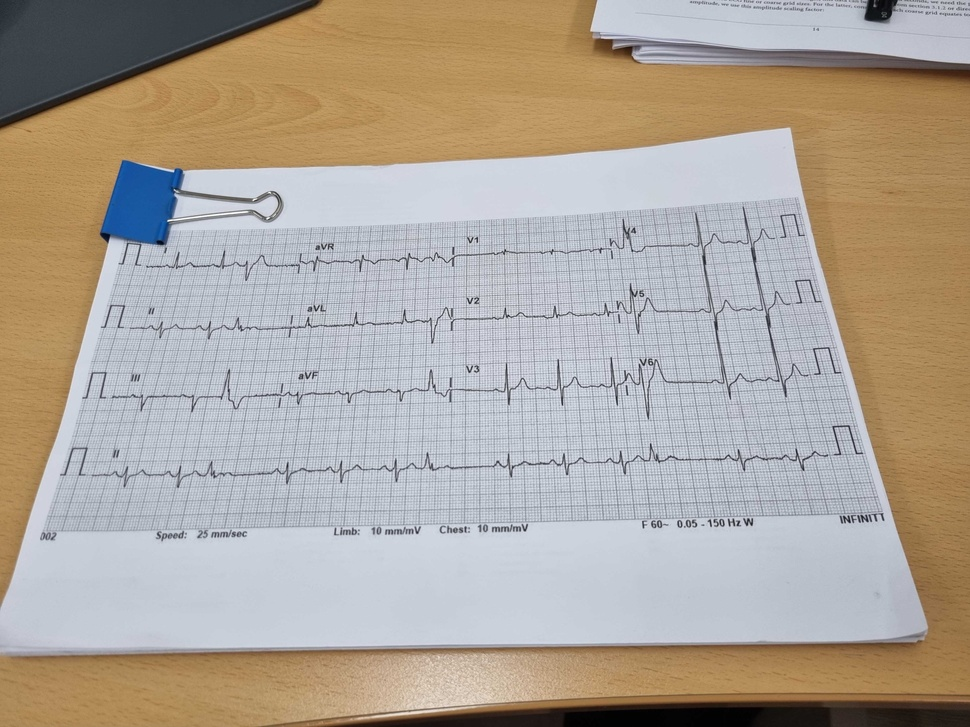
#> input picture shadow/picture.jpg, 970 x 727 px, shrunk from 4032 x 3024 before the run, found by its file name
$ python make_shadow.py
#> lines starting #> are read from the running program, lines starting #| are printed output that depends on the picture
### shadow/spot_shadow.py
import cv2
import numpy as np
import random
from scipy.stats import norm

def generate_spot_light_mask(mask_size,
                             position=None,
                             max_brightness=255,
                             min_brightness=0,
                             mode="gaussian",
                             linear_decay_rate=None,
                             speedup=False):
    """
    Generate decayed light mask generated by spot light given position, direction. Multiple spotlights are accepted.
    Args:
        mask_size: tuple of integers (w, h) defining generated mask size
        position: list of tuple of integers (x, y) defining the center of spotlight light position,
                  which is the reference point during rotating
        max_brightness: integer that max brightness in the mask
        min_brightness: integer that min brightness in the mask
        mode: the way that brightness decay from max to min: linear or gaussian
        linear_decay_rate: only valid in linear_static mode. Suggested value is within [0.2, 2]
        speedup: use `shrinkage then expansion` strategy to speed up vale calculation
    Return:
        light_mask: ndarray in float type consisting value from max_brightness to min_brightness. If in 'linear' mode
                    minimum value could be smaller than given min_brightness.
    """
    if position is None:
        position = [(random.randint(0, mask_size[0]), random.randint(0, mask_size[1]))]
    if linear_decay_rate is None:
        if mode == "linear_static":
            linear_decay_rate = random.uniform(0.25, 1)
    assert mode in ["linear", "gaussian"], \
        "mode must be linear_dynamic, linear_static or gaussian"
    mask = np.zeros(shape=(mask_size[1], mask_size[0]), dtype=np.float32)
    if mode == "gaussian":
        mu = np.sqrt(mask.shape[0]**2+mask.shape[1]**2)
        dev = mu / 3.5
        mask = _decay_value_radically_norm_in_matrix(mask_size, position, max_brightness, min_brightness, dev)
    mask = np.asarray(mask, dtype=np.uint8)
    # add median blur
    mask = cv2.medianBlur(mask, 5)
    mask = 255 - mask
    # cv2.imshow("mask", mask)
    # cv2.waitKey(0)
    return mask

def _decay_value_radically_norm_in_matrix(mask_size, centers, max_value, min_value, dev):
    """
    _decay_value_radically_norm function in matrix format
    """
    center_prob = norm.pdf(0, 0, dev)
    x_value_rate = np.zeros((mask_size[1], mask_size[0]))
    for center in centers:
        coord_x = np.arange(mask_size[0])
        coord_y = np.arange(mask_size[1])
        xv, yv = np.meshgrid(coord_x, coord_y)
        dist_x = xv - center[0]
        dist_y = yv - center[1]
        dist = np.sqrt(np.power(dist_x, 2) + np.power(dist_y, 2))
        x_value_rate += norm.pdf(dist, 0, dev) / center_prob
    mask = x_value_rate * (max_value - min_value) + min_value
    mask[mask > 255] = 255
    return mask

# [14 lines left out: function _decay_value_radically_norm, not called in this run]

def add_spot_light(image, light_position=None, max_brightness=255, min_brightness=0,
                   mode='gaussian', linear_decay_rate=None, transparency=None):
    """
    Add mask generated from spot light to given image
    """
#> called with image = './shadow/picture.jpg', max_brightness = 255, min_brightness = 0, mode = 'gaussian'
    if transparency is None:
        transparency = random.uniform(0.5, 0.85)
    frame = cv2.imread(image)
#> frame is the input picture: shape (727, 970, 3); mean B, G, R 153.7, 164.5, 173.6
    height, width, _ = frame.shape
#> height = 727; width = 970
    hsv = cv2.cvtColor(frame, cv2.COLOR_BGR2HSV)
#> hsv: shape (727, 970, 3); mean H, S, V 73.8, 61.1, 184
    mask = generate_spot_light_mask(mask_size=(width, height),
                                    position=light_position,
                                    max_brightness=max_brightness,
                                    min_brightness=min_brightness,
                                    mode=mode,
                                    linear_decay_rate=linear_decay_rate)
    hsv[:, :, 2] = hsv[:, :, 2] * transparency + mask * (1 - transparency)
#> hsv: shape (727, 970, 3); mean H, S, V 73.8, 61.1, 170.9
    frame = cv2.cvtColor(hsv, cv2.COLOR_HSV2BGR)
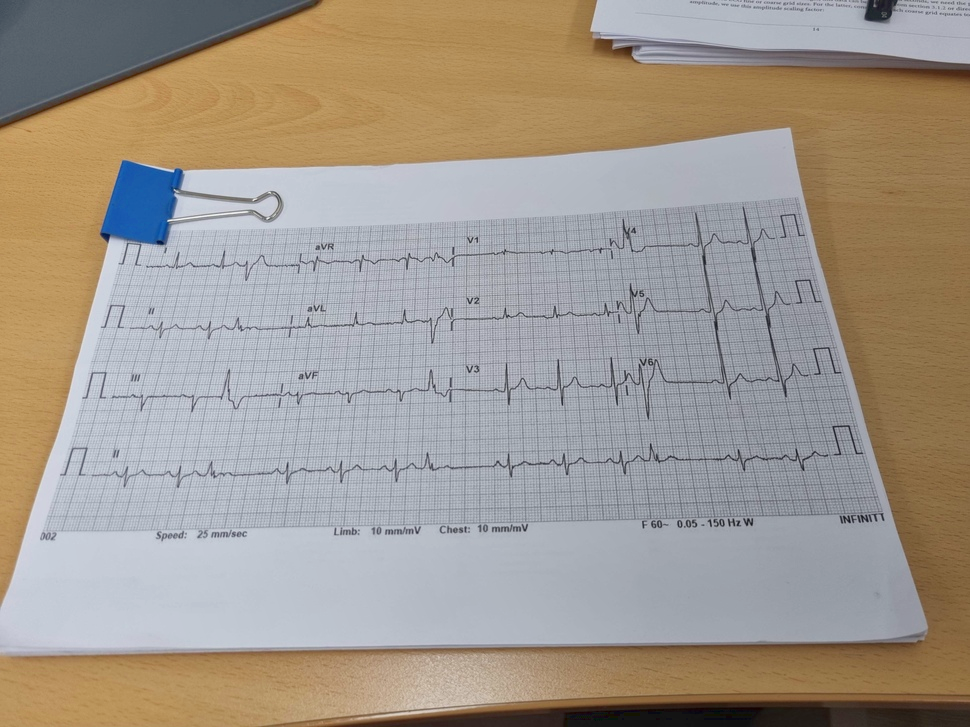
#> frame: shape (727, 970, 3); mean B, G, R 141.7, 152.1, 160.9
    frame[frame > 255] = 255
    frame = np.asarray(frame, dtype=np.uint8)
    return frame

### shadow/parallel_shadow.py
import cv2
import numpy as np
import random
from scipy.stats import norm


def _decayed_value_in_norm(x, max_value, min_value, center, range):
    """
    decay from max value to min value following Gaussian/Normal distribution
    """
    radius = range / 3
    center_prob = norm.pdf(center, center, radius)
    x_prob = norm.pdf(x, center, radius)
    x_value = (x_prob / center_prob) * (max_value - min_value) + min_value
    return x_value

# [8 lines left out: function _decayed_value_in_linear, not called in this run]

def generate_parallel_light_mask(mask_size,
                                 position=None,
                                 direction=None,
                                 max_brightness=255,
                                 min_brightness=0,
                                 mode="gaussian",
                                 linear_decay_rate=None):
    """
    Generate decayed light mask generated by light strip given its position, direction
    Args:
        mask_size: tuple of integers (w, h) defining generated mask size
        position: tuple of integers (x, y) defining the center of light strip position,
                  which is the reference point during rotating
        direction: integer from 0 to 360 to indicate the rotation degree of light strip
        max_brightness: integer that max brightness in the mask
        min_brightness: integer that min brightness in the mask
        mode: the way that brightness decay from max to min: linear or gaussian
        linear_decay_rate: only valid in linear_static mode. Suggested value is within [0.2, 2]
    Return:
        light_mask: ndarray in float type consisting value from 0 to strength
    """
    if position is None:
        pos_x = random.randint(0, mask_size[0])
        pos_y = random.randint(0, mask_size[1])
    else:
        pos_x = position[0]
        pos_y = position[1]
    if direction is None:
        direction = random.randint(0, 360)
        print("Rotate degree: ", direction)
    if linear_decay_rate is None:
        if mode == "linear_static":
            linear_decay_rate = random.uniform(0.2, 2)
        if mode == "linear_dynamic":
            linear_decay_rate = (max_brightness - min_brightness) / max(mask_size)
    assert mode in ["linear_dynamic", "linear_static", "gaussian"], \
        "mode must be linear_dynamic, linear_static or gaussian"
    padding = int(max(mask_size) * np.sqrt(2))
    # add padding to satisfy cropping after rotating
    canvas_x = padding * 2 + mask_size[0]
    canvas_y = padding * 2 + mask_size[1]
    mask = np.zeros(shape=(canvas_y, canvas_x), dtype=np.float32)
    # initial mask's up left corner and bottom right corner coordinate
    init_mask_ul = (int(padding), int(padding))
    init_mask_br = (int(padding+mask_size[0]), int(padding+mask_size[1]))
    init_light_pos = (padding + pos_x, padding + pos_y)
    # fill in mask row by row with value decayed from center
    for i in range(canvas_y):
        if mode == "linear":
            i_value = _decayed_value_in_linear(i, max_brightness, init_light_pos[1], linear_decay_rate)
        elif mode == "gaussian":
            i_value = _decayed_value_in_norm(i, max_brightness, min_brightness, init_light_pos[1], mask_size[1])
        else:
            i_value = 0
        mask[i] = i_value
    # rotate mask
    rotate_M = cv2.getRotationMatrix2D(init_light_pos, direction, 1)
    mask = cv2.warpAffine(mask, rotate_M, (canvas_x,  canvas_y))
    # crop
    mask = mask[init_mask_ul[1]:init_mask_br[1], init_mask_ul[0]:init_mask_br[0]]
    mask = np.asarray(mask, dtype=np.uint8)
    # add median blur
    mask = cv2.medianBlur(mask, 9)
    mask = 255 - mask
    return mask

def add_parallel_light(image_path, light_position=None, direction=None, max_brightness=255, min_brightness=0,
                       mode="gaussian", linear_decay_rate=None, transparency=None):
    """
    Add mask generated from parallel light to given image
    """
#> called with image_path = './shadow/picture.jpg', max_brightness = 255, min_brightness = 0, mode = 'gaussian'
    if transparency is None:
        transparency = random.uniform(0.5, 0.85)

    frame = cv2.imread(image_path, cv2.IMREAD_COLOR)
    if frame is None:
        print(f"Error: Image at {image_path} could not be loaded.")
        return None

    height, width = frame.shape[:2]
#> height = 727; width = 970
    hsv = cv2.cvtColor(frame, cv2.COLOR_BGR2HSV)
    mask = generate_parallel_light_mask(mask_size=(width, height),
                                        position=light_position,
                                        direction=direction,
                                        max_brightness=max_brightness,
                                        min_brightness=min_brightness,
                                        mode=mode,
                                        linear_decay_rate=linear_decay_rate)
    hsv[:, :, 2] = hsv[:, :, 2] * transparency + mask * (1 - transparency)
#> hsv: shape (727, 970, 3); mean H, S, V 73.8, 61.1, 136.3
    frame = cv2.cvtColor(hsv, cv2.COLOR_HSV2BGR)
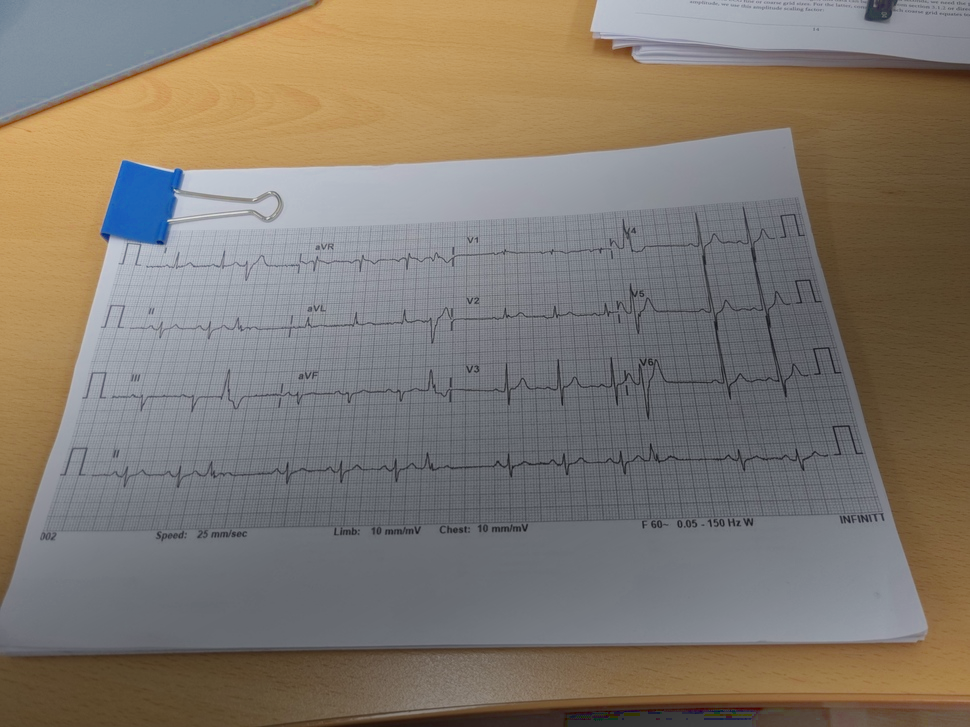
#> frame: shape (727, 970, 3); mean B, G, R 110.2, 120.1, 128.2
    frame[frame > 255] = 255
    frame = np.asarray(frame, dtype=np.uint8)
    return frame

### shadow/make_shadow.py
import cv2
from parallel_shadow import add_parallel_light
from spot_shadow import add_spot_light

"""
Make shadowed image using main function
"""

def main():
    image_path = './shadow/picture.jpg'  # 처리할 이미지 경로
    spot_outpath = './shadow/picture_spt.jpg'  # 결과 이미지를 저장할 경로
    parl_outpath = './shadow/picture_prl.jpg'

    spot_result = add_spot_light(image_path)
    parl_result = add_parallel_light(image_path)

    if spot_result is not None:
        cv2.imwrite(spot_outpath, spot_result)
        print(f"그림자가 포함된 이미지가 저장되었습니다: {spot_outpath}")
    else:
        print("이미지를 처리하는 동안 오류가 발생했습니다.")

    if parl_result is not None:
        cv2.imwrite(parl_outpath, parl_result)
        print(f"그림자가 포함된 이미지가 저장되었습니다: {parl_outpath}")
    else:
        print("이미지를 처리하는 동안 오류가 발생했습니다.")

if __name__ == "__main__":
    main()
